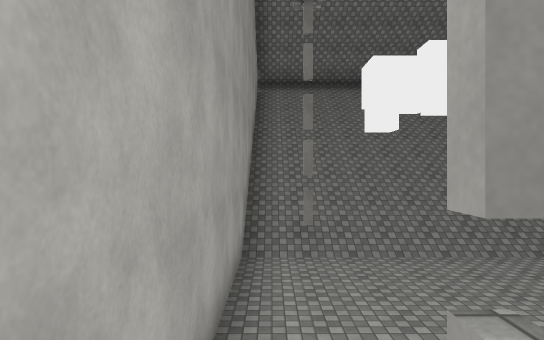
View 1 (above)

13 first-person views from a walk through a scene from a Unity 3-D project. The camera is 1.3 m above the floor, looks level and sees 75° across. The floor is counted in squares, 2 m on a side. Each view is taken from the middle of a square. On the plan, view 1 faces up. The plan holds only what a view shows up to about 10 squares ahead; the rest is blank. The place goes on beyond the plan. The player is left out. Surface patterns are stand-ins for the level's own textures.

View 2
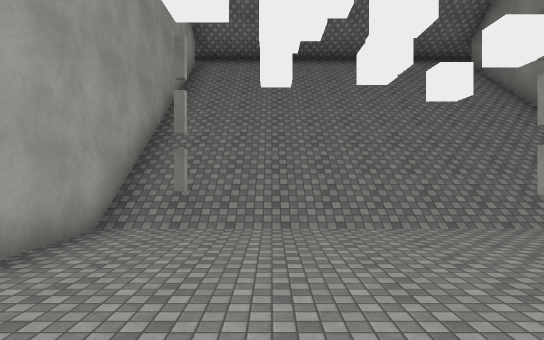

View 3
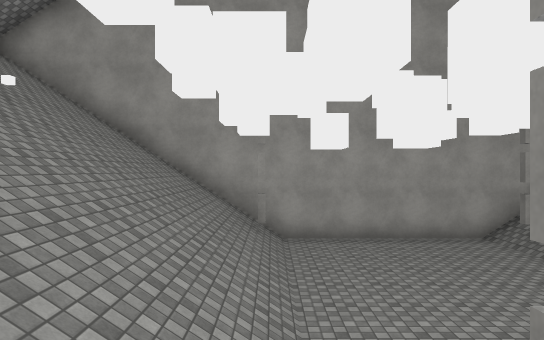

View 4
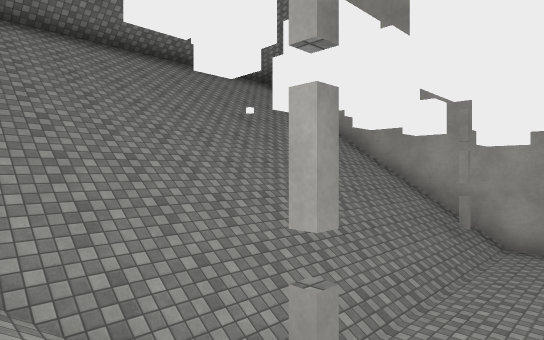

View 5
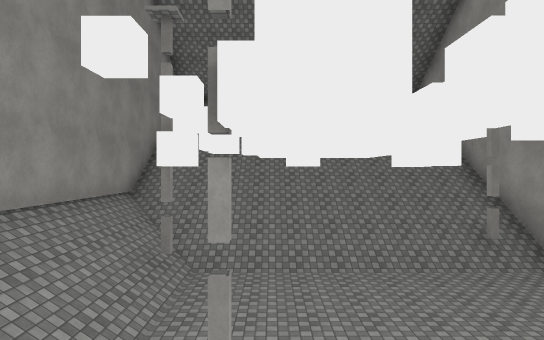

View 6
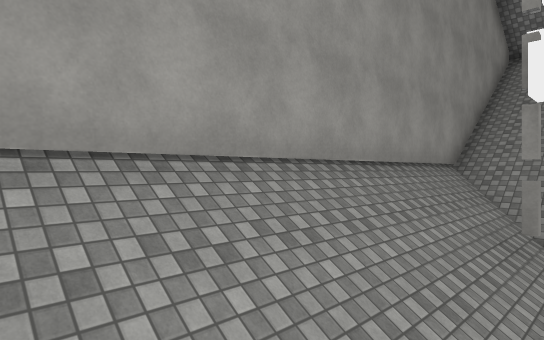

View 7
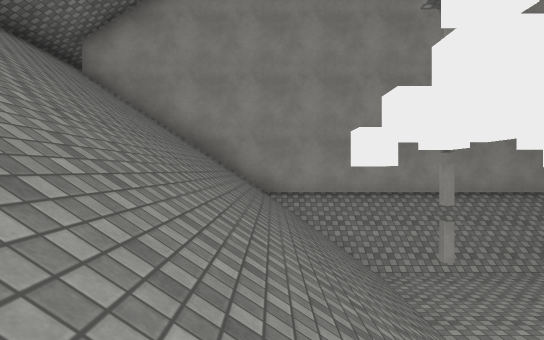

View 8
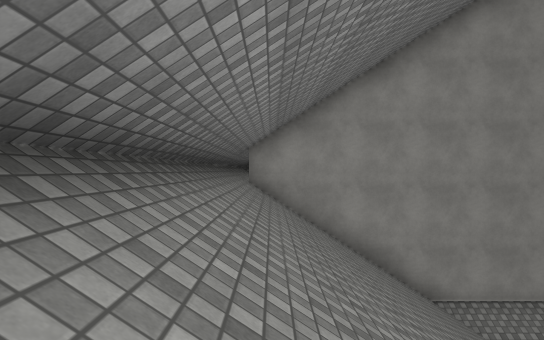

View 9
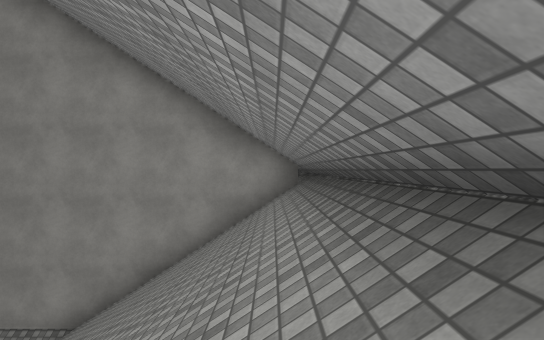

View 10
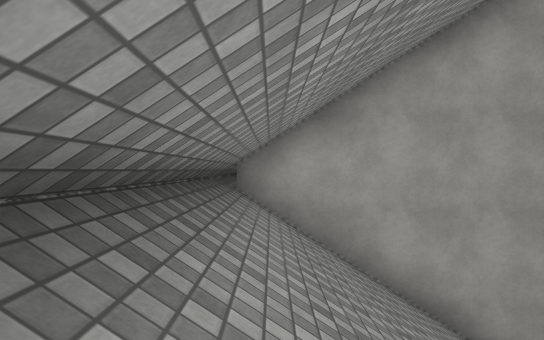

View 11
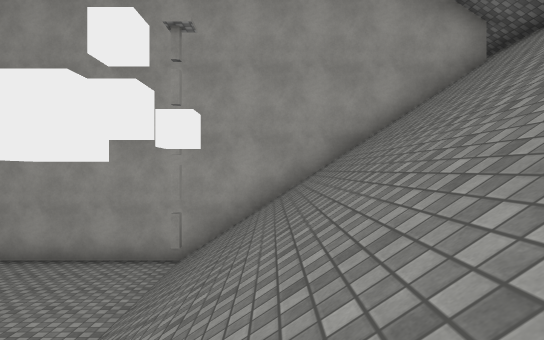

View 12
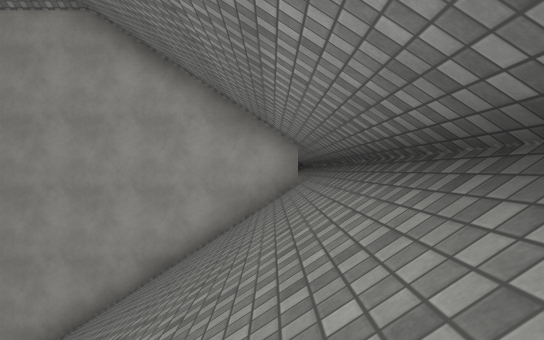

View 13
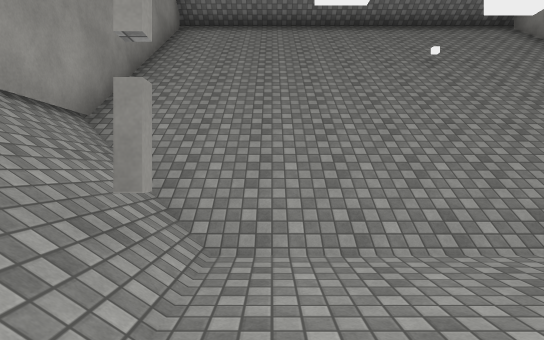

### Floor plan
Key: @ floor where view 1 was taken; # wall or solid block; . floor; / step, stairs or slope; = window, fence, low wall or low ledge; O other object.
Columns run from 1 left of view 1 to 9 right of it. Each row starts with its distance up from view 1.
 13 ###########
 12 #/////////#
 11 #/////////#
 10 #/////////#
  9 #/////////#
  8 #/////////#
  7 #/////////#
  6 #.#.....//#
  5 #.....#.//#
  4 #.......//#
  3 #.......//#
  2 #.......#/#
  1 #=////////=
  0 #@////////=
 -1 #/////////#
 -2 #/////////#
 -3 #///O/////#
 -4 #/////////#
 -5 #/////////#
 -6 ###########

Where each view was taken, in squares from view 1:
view 1: 0 up, 0 right, facing up
view 2: 1 up, 2 right, facing up
view 3: 1 up, 8 right, facing left
view 4: 3 up, 8 right, facing down-left
view 5: 8 up, 5 right, facing down
view 6: 7 up, 6 right, facing down-right
view 7: 8 up, 0 right, facing right
view 8: 12 up, 0 right, facing right
view 9: 5 down, 1 right, facing right
view 10: 5 down, 5 right, facing left
view 11: 8 up, 7 right, facing left
view 12: 12 up, 7 right, facing left
view 13: 4 up, 6 right, facing down
